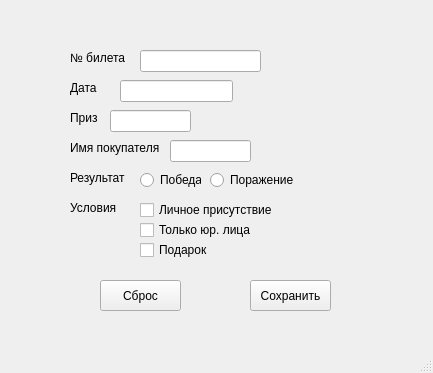
<?xml version="1.0" encoding="UTF-8"?>
<ui version="4.0">
 <class>MainWindow</class>
 <widget class="QMainWindow" name="MainWindow">
  <property name="geometry">
   <rect>
    <x>0</x>
    <y>0</y>
    <width>433</width>
    <height>373</height>
   </rect>
  </property>
  <property name="windowTitle">
   <string>Счастливый билет</string>
  </property>
  <widget class="QWidget" name="centralwidget">
   <widget class="QLabel" name="label">
    <property name="geometry">
     <rect>
      <x>70</x>
      <y>50</y>
      <width>61</width>
      <height>16</height>
     </rect>
    </property>
    <property name="text">
     <string>№ билета</string>
    </property>
   </widget>
   <widget class="QLineEdit" name="lineEditTicket">
    <property name="geometry">
     <rect>
      <x>140</x>
      <y>50</y>
      <width>121</width>
      <height>22</height>
     </rect>
    </property>
    <property name="text">
     <string/>
    </property>
   </widget>
   <widget class="QLabel" name="label_2">
    <property name="geometry">
     <rect>
      <x>70</x>
      <y>80</y>
      <width>31</width>
      <height>16</height>
     </rect>
    </property>
    <property name="text">
     <string>Дата</string>
    </property>
   </widget>
   <widget class="QLineEdit" name="lineEditDate">
    <property name="geometry">
     <rect>
      <x>120</x>
      <y>80</y>
      <width>113</width>
      <height>22</height>
     </rect>
    </property>
   </widget>
   <widget class="QLabel" name="label_3">
    <property name="geometry">
     <rect>
      <x>70</x>
      <y>110</y>
      <width>31</width>
      <height>16</height>
     </rect>
    </property>
    <property name="text">
     <string>Приз</string>
    </property>
   </widget>
   <widget class="QLineEdit" name="lineEditPrize">
    <property name="geometry">
     <rect>
      <x>110</x>
      <y>110</y>
      <width>81</width>
      <height>22</height>
     </rect>
    </property>
   </widget>
   <widget class="QLabel" name="label_4">
    <property name="geometry">
     <rect>
      <x>70</x>
      <y>140</y>
      <width>91</width>
      <height>16</height>
     </rect>
    </property>
    <property name="text">
     <string>Имя покупателя</string>
    </property>
   </widget>
   <widget class="QLineEdit" name="lineEditName">
    <property name="geometry">
     <rect>
      <x>170</x>
      <y>140</y>
      <width>81</width>
      <height>22</height>
     </rect>
    </property>
   </widget>
   <widget class="QLabel" name="label_5">
    <property name="geometry">
     <rect>
      <x>70</x>
      <y>170</y>
      <width>61</width>
      <height>16</height>
     </rect>
    </property>
    <property name="text">
     <string>Результат</string>
    </property>
   </widget>
   <widget class="QRadioButton" name="radioWin">
    <property name="enabled">
     <bool>true</bool>
    </property>
    <property name="geometry">
     <rect>
      <x>140</x>
      <y>170</y>
      <width>61</width>
      <height>20</height>
     </rect>
    </property>
    <property name="mouseTracking">
     <bool>false</bool>
    </property>
    <property name="text">
     <string>Победа</string>
    </property>
    <property name="checkable">
     <bool>true</bool>
    </property>
    <property name="autoRepeat">
     <bool>false</bool>
    </property>
    <property name="autoExclusive">
     <bool>true</bool>
    </property>
   </widget>
   <widget class="QRadioButton" name="radioLose">
    <property name="enabled">
     <bool>true</bool>
    </property>
    <property name="geometry">
     <rect>
      <x>210</x>
      <y>170</y>
      <width>91</width>
      <height>20</height>
     </rect>
    </property>
    <property name="mouseTracking">
     <bool>false</bool>
    </property>
    <property name="text">
     <string>Поражение</string>
    </property>
    <property name="checkable">
     <bool>true</bool>
    </property>
    <property name="checked">
     <bool>false</bool>
    </property>
    <property name="autoRepeat">
     <bool>false</bool>
    </property>
    <property name="autoExclusive">
     <bool>true</bool>
    </property>
   </widget>
   <widget class="QLabel" name="label_6">
    <property name="geometry">
     <rect>
      <x>70</x>
      <y>200</y>
      <width>61</width>
      <height>16</height>
     </rect>
    </property>
    <property name="text">
     <string>Условия</string>
    </property>
   </widget>
   <widget class="QCheckBox" name="checkPresence">
    <property name="geometry">
     <rect>
      <x>140</x>
      <y>200</y>
      <width>141</width>
      <height>20</height>
     </rect>
    </property>
    <property name="text">
     <string>Личное присутствие</string>
    </property>
   </widget>
   <widget class="QCheckBox" name="checkLegal">
    <property name="geometry">
     <rect>
      <x>140</x>
      <y>220</y>
      <width>111</width>
      <height>20</height>
     </rect>
    </property>
    <property name="text">
     <string>Только юр. лица</string>
    </property>
   </widget>
   <widget class="QCheckBox" name="checkGift">
    <property name="geometry">
     <rect>
      <x>140</x>
      <y>240</y>
      <width>71</width>
      <height>20</height>
     </rect>
    </property>
    <property name="text">
     <string>Подарок</string>
    </property>
   </widget>
   <widget class="QPushButton" name="btnReset">
    <property name="geometry">
     <rect>
      <x>100</x>
      <y>280</y>
      <width>81</width>
      <height>31</height>
     </rect>
    </property>
    <property name="mouseTracking">
     <bool>false</bool>
    </property>
    <property name="tabletTracking">
     <bool>false</bool>
    </property>
    <property name="acceptDrops">
     <bool>false</bool>
    </property>
    <property name="autoFillBackground">
     <bool>false</bool>
    </property>
    <property name="text">
     <string>Сброс</string>
    </property>
    <property name="autoExclusive">
     <bool>false</bool>
    </property>
   </widget>
   <widget class="QPushButton" name="btnSave">
    <property name="geometry">
     <rect>
      <x>250</x>
      <y>280</y>
      <width>81</width>
      <height>31</height>
     </rect>
    </property>
    <property name="autoFillBackground">
     <bool>false</bool>
    </property>
    <property name="text">
     <string>Сохранить</string>
    </property>
    <property name="autoExclusive">
     <bool>false</bool>
    </property>
   </widget>
  </widget>
  <widget class="QMenuBar" name="menubar">
   <property name="geometry">
    <rect>
     <x>0</x>
     <y>0</y>
     <width>433</width>
     <height>22</height>
    </rect>
   </property>
  </widget>
  <widget class="QStatusBar" name="statusbar"/>
 </widget>
 <resources/>
 <connections/>
</ui>
